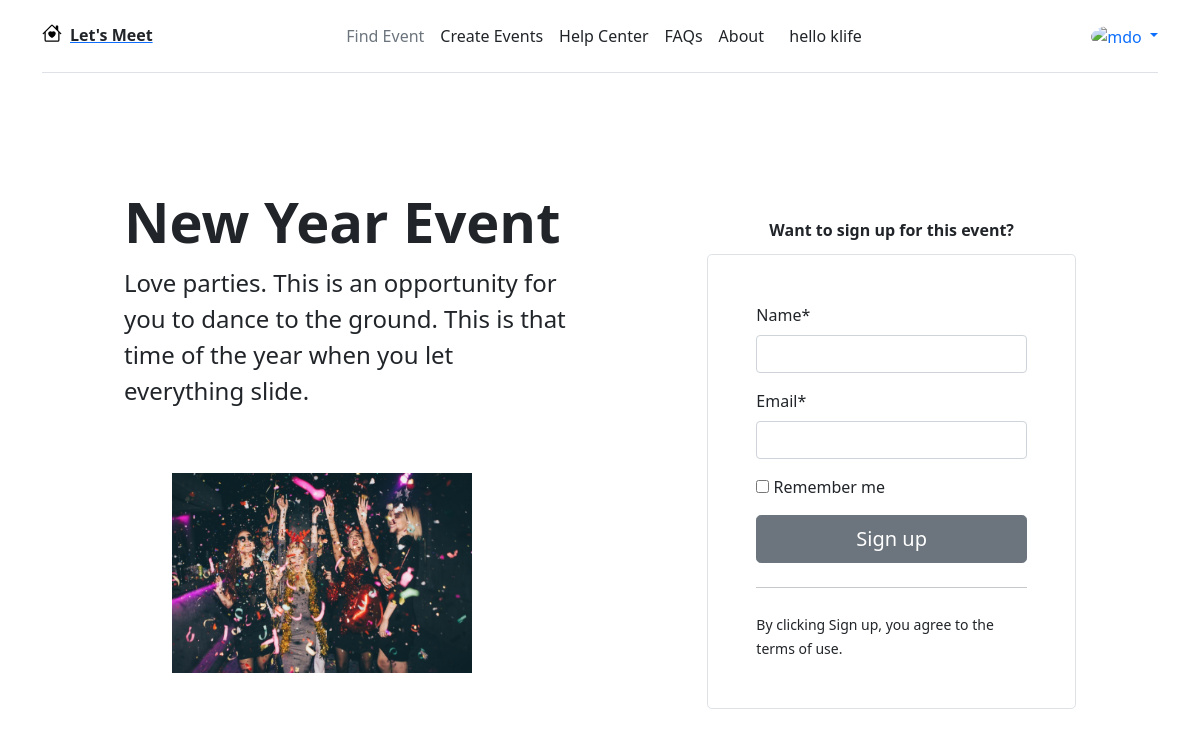
/events/new-year-event (signed in), run on the app's committed database.
### meetups/models.py (models this page shows, shortened)
class Event(models.Model):
    title = models.CharField(max_length=200, )
    description = models.TextField()
    organizer_email = models.EmailField(unique=True, )
    date = models.DateField()
    slug = models.SlugField(unique=True, null=False)
    location = models.ForeignKey(Locations, on_delete=models.CASCADE)
    participants = models.ManyToManyField(Paticipants, )
    image = models.ImageField(upload_to='images', )
    class Meta:
        db_table = 'events names'

### meetups/views.py (the view, shortened to what this page needs)
# urls.py: path('<slug:event_slug>', views.event_details, name='event-details'),
@login_required(login_url='events-sign-in')
def event_details(request, event_slug):
    selected_event = Event.objects.get(slug=event_slug)
    if request.method == 'GET':
        form = RegistrationForm()
    return render(request, 'meetups/event_details.html', {
        'event': selected_event,
        'form': form
    })

### meetups/forms.py
class RegistrationForm(forms.ModelForm):
    class Meta:
        model = Paticipants
        fields = '__all__'

### meetups/templates/meetups/event_details.html (shortened to what this page needs)
{% extends 'meetups/base/base.html' %}
{% load static %}
{% load crispy_forms_tags %}
{% load crispy_forms_filters %}
{% block navbar %}
{% include 'meetups/includes/navbar.html' %}
{% endblock %}
{% block events-block %}
<div class="container col-xl-10 col-xxl-8 px-4 py-5">
  <div class="row align-items-center g-lg-5 py-5">
    <div class="col-lg-7 text-center text-lg-start">
      <h1 class="display-4 fw-bold lh-1 text-body-emphasis mb-3">{{ event.title }}</h1>
      <p class="col-lg-10 fs-4">{{ event.description }}</p>
      <div class="">
        <img src="{{ event.image.url }}" class="align-items-center m-5" alt="{{ event.title }}" width="300" height="200"
          loading="lazy">
      </div>
    </div>
    <div class="col-md-10 mx-auto col-lg-5">
      <p class="display-0 m-3 fw-bold lh-1 text-body-emphasis text-center "> Want to sign up for this event?</p>
      <form class="p-4 p-md-5 border rounded-3 bg-body-tertiary" action="{% url 'event-details' event.slug %}"
        method="POST" novalidate>
        <div class="form-floating mb-3">
          {{ form.name|as_crispy_field }}
        </div>
        <div class="form-floating mb-3">
          {{ form.email|as_crispy_field }}
        </div>
        <div class="checkbox mb-3">
          <label>
            <input type="checkbox" value="remember-me"> Remember me
          </label>
        </div>
        <button class="w-100 btn btn-lg btn-secondary" type="submit">Sign up</button>
        <hr class="my-4">
        <small class="text-body-secondary">By clicking Sign up, you agree to the terms of use.</small>
      </form>
    </div>
  </div>
</div>
{% endblock %}

### meetups/templates/meetups/includes/navbar.html (shortened to what this page needs)
<section>
  <div class="container">
    <header
      class="d-flex flex-wrap align-items-center justify-content-center justify-content-md-between py-3 mb-4 border-bottom">
      <div class="col-md-3 mb-2 mb-md-0 link-secondary">
        <a href="/" class="d-inline-flex link-body-emphasis text-decoration-dark">
           <span class="px-2 text-dark fw-bold"> Let's Meet </span>
        </a>
      </div>
      <ul class="nav col-12 col-md-auto mb-2 justify-content-center mb-md-0 text-dark">
        <li><a href="#" class="nav-link px-2 link-secondary">Find Event</a></li>
        <li><a href="#" class="nav-link px-2 text-dark">Create Events</a></li>
        <li><a href="#" class="nav-link px-2 text-dark">Help Center</a></li>
        <li><a href="#" class="nav-link px-2 text-dark">FAQs</a></li>
        <li><a href="#" class="nav-link px-2 text-dark">About</a></li>
      </ul>
      {% if not request.user.is_active %}
      <div class="col-md-3 text-end">
        <button type="button" class="btn btn-outline-secondary me-2"><a href="{% url 'events-sign-in' %}"
            class="text-decoration-none text-dark">Login</a></button>
        <button type="button" class="btn btn-outline-secondary"><a href="{% url 'sign-up' %}"
            class="text-decoration-none text-dark">Signup</a></button>
      </div>
      {% else %}
      <span class="text-end">hello {{ request.user.username }}</span>
      <div class="col-md-3 text-end">
              <div class="dropdown text-end">
                <a href="#" class="d-block link-body-emphasis text-decoration-none dropdown-toggle" data-bs-toggle="dropdown"
                  aria-expanded="false">
                  <img src="https://github.com/mdo.png" alt="mdo" width="32" height="32" class="rounded-circle">
                </a>
              </div>
      </div>
      {% endif %}
    </header>
  </div>
</section>

### data on the page
Event: title "New Year Event", description "Love parties. This is an opportunity for you to dance to the ground. This is that time of the year when you let everything slide.", image (picture)

### other printed values
{{ request.user.username }} "klife"
